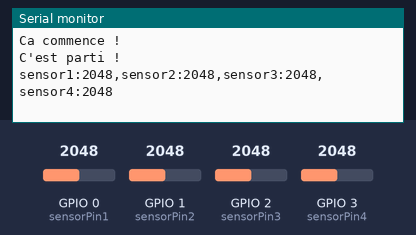
Recording of a sketch running on a simulated ESP32-C3. Parts: the last lines printed to the serial monitor. Inputs (shaded band) come from the test bench; at power-on: GPIO 0 (sensorPin1) = 2048, GPIO 1 (sensorPin2) = 2048, GPIO 2 (sensorPin3) = 2048, GPIO 3 (sensorPin4) = 2048.

Above: at 4.2 s.
4.3 s: GPIO 0 (sensorPin1) set to 2866
At 6.2 s:
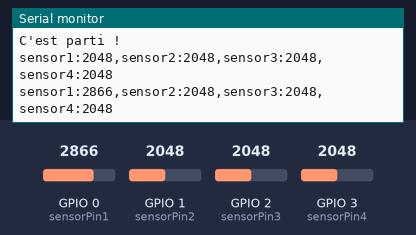
7.0 s: GPIO 1 (sensorPin2) set to 2866
At 7.7 s:
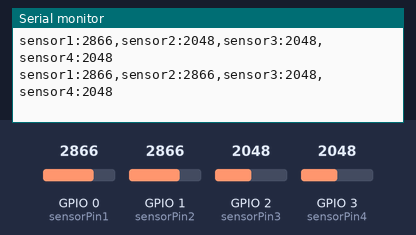
9.7 s: GPIO 2 (sensorPin3) set to 2866
At 12.1 s:
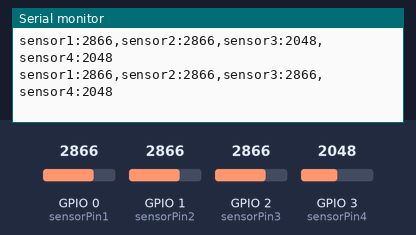
12.4 s: GPIO 3 (sensorPin4) set to 2866
At 13.6 s:
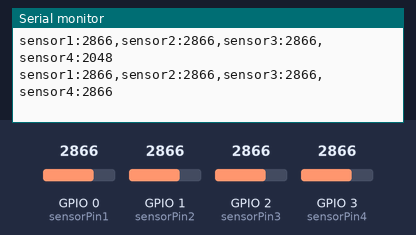
15.1 s: GPIO 0 (sensorPin1) set to 3972
At 15.1 s:
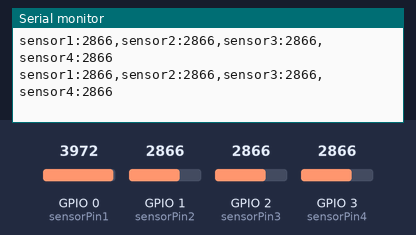
17.8 s: GPIO 1 (sensorPin2) set to 3972
At 19.5 s:
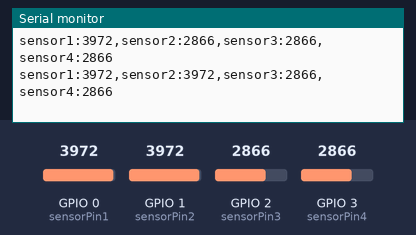
Timing chart, 0 to 21.0 s (numbered marks = the images above; inputs shaded):
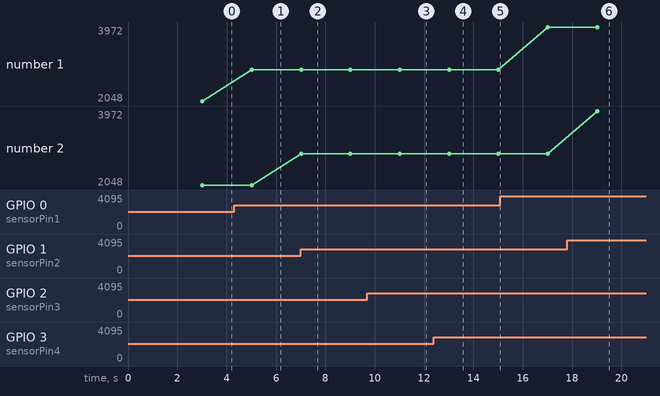

The sketch:

esp32c3_mq-136_137_dbplotter1.ino
```cpp
// Simple test du capteur de gaz MQ-136 (H2S sulfure d'hydrogène) et le MQ137 (NH3 ammoniac)
// pour voir comment l'interfacer avec mon nez électronique
// Graphe aussi le résultat des senseurs sur le plotter de l'Arduino IDE ainsi que
// sur plotter du display du smartphone avec DumbDisplay
// zf240314.1522
//
// Sources:
// https://github.com/trevorwslee/Arduino-DumbDisplay/blob/master/samples/esp32c3ddblink/esp32c3ddblink.ino
// https://github.com/trevorwslee/Arduino-DumbDisplay/blob/master/projects/servo/servo.ino
// https://github.com/trevorwslee/Arduino-DumbDisplay
// https://trevorwslee.github.io/ArduinoDumbDisplay/html/class_plotter_d_d_layer.html


int sensorPin1 = 0;   // select the input pin for the sensor 1
int sensorValue1 = 0;  // variable to store the value coming from the sensor 1
int sensorPin2 = 1;   // select the input pin for the sensor 2
int sensorValue2 = 0;  // variable to store the value coming from the sensor 2
int sensorPin3 = 2;   // select the input pin for the sensor 3
int sensorValue3 = 0;  // variable to store the value coming from the sensor 3
int sensorPin4 = 3;   // select the input pin for the sensor 4
int sensorValue4 = 0;  // variable to store the value coming from the sensor 4


// // DumbDisplay library
// #include "esp32bledumbdisplay.h"
// // - use ESP32 BLE with name "ESP32C3"
// // - at the same time, enable Serial connection with 115200 baud
// DumbDisplay dumbdisplay(new DDBLESerialIO("ESP32C3_NEZ", true, 115200));
// PlotterDDLayer *pPlotter;
// LcdDDLayer *lcd;


// void setup_DD() {
//   // create a plotter layer that shows the angle, and for more fun, sin and cos of the angle
//   pPlotter = dumbdisplay.createPlotterLayer(1000, 1000);
//   pPlotter->padding(10);
//   pPlotter->opacity(100);
//   // pPlotter->opacity(25);
//   pPlotter->noBackgroundColor();
//   // pPlotter->backgroundColor("red");
//   pPlotter->label("Sensor multichannel");

//   // create a LCD layers with x rows of y characters
//   lcd = dumbdisplay.createLcdLayer(20, 2);
//     // set LCD colors and print out something
//   lcd->pixelColor("black");
//   lcd->bgPixelColor("lightgray");
//   lcd->backgroundColor("lightgray");

//   // "auto pin" the layers vertically
//   dumbdisplay.configAutoPin(DD_AP_VERT);
//   }


void setup() {
    USBSerial.begin(19200);
    delay(3000);  //le temps de passer sur la Serial Monitor ;-)
    USBSerial.println("\n\n\n\nCa commence !\n");

    // setup_DD();   //configure DumbDisplay

    USBSerial.println("C'est parti !\n");

}


void loop() {

    sensorValue1 = analogRead(sensorPin1);
    sensorValue2 = analogRead(sensorPin2);
    sensorValue3 = analogRead(sensorPin3);
    sensorValue4 = analogRead(sensorPin4);

    USBSerial.printf("sensor1:%d,sensor2:%d,sensor3:%d,sensor4:%d\n", sensorValue1, sensorValue2, sensorValue3, sensorValue4);


    // pPlotter->set("NO2", NO2, "C2H5OH", C2H5OH, "VOC", VOC, "CO", CO);

    // zString = "NO2:" + String(NO2) + "  EtOH:" + String(C2H5OH) + "    "    ;
    // lcd->setCursor(0, 0);
    // lcd->print(zString);
    // zString = "VOC:" + String(VOC) + "  CO:" + String(CO) + "    "          ;
    // lcd->setCursor(0, 1);
    // lcd->print(zString);

    delay(2000);
}
```

Measured:
- after the input at 4.3 s, the serial monitor: prints a new line after 0.71 s (image 1)
- after the input at 7.0 s, the serial monitor: prints a new line at once (image 2)
- after the input at 9.7 s, the serial monitor: prints a new line after 1.3 s (image 3)
- after the input at 12.4 s, the serial monitor: prints a new line after 0.62 s (image 4)
- after the input at 17.8 s, the serial monitor: prints a new line after 1.2 s (image 6)
- plotted number 1: 2048 → 2866 after the input at 4.3 s, 2866 → 3972 after the input at 15.1 s
